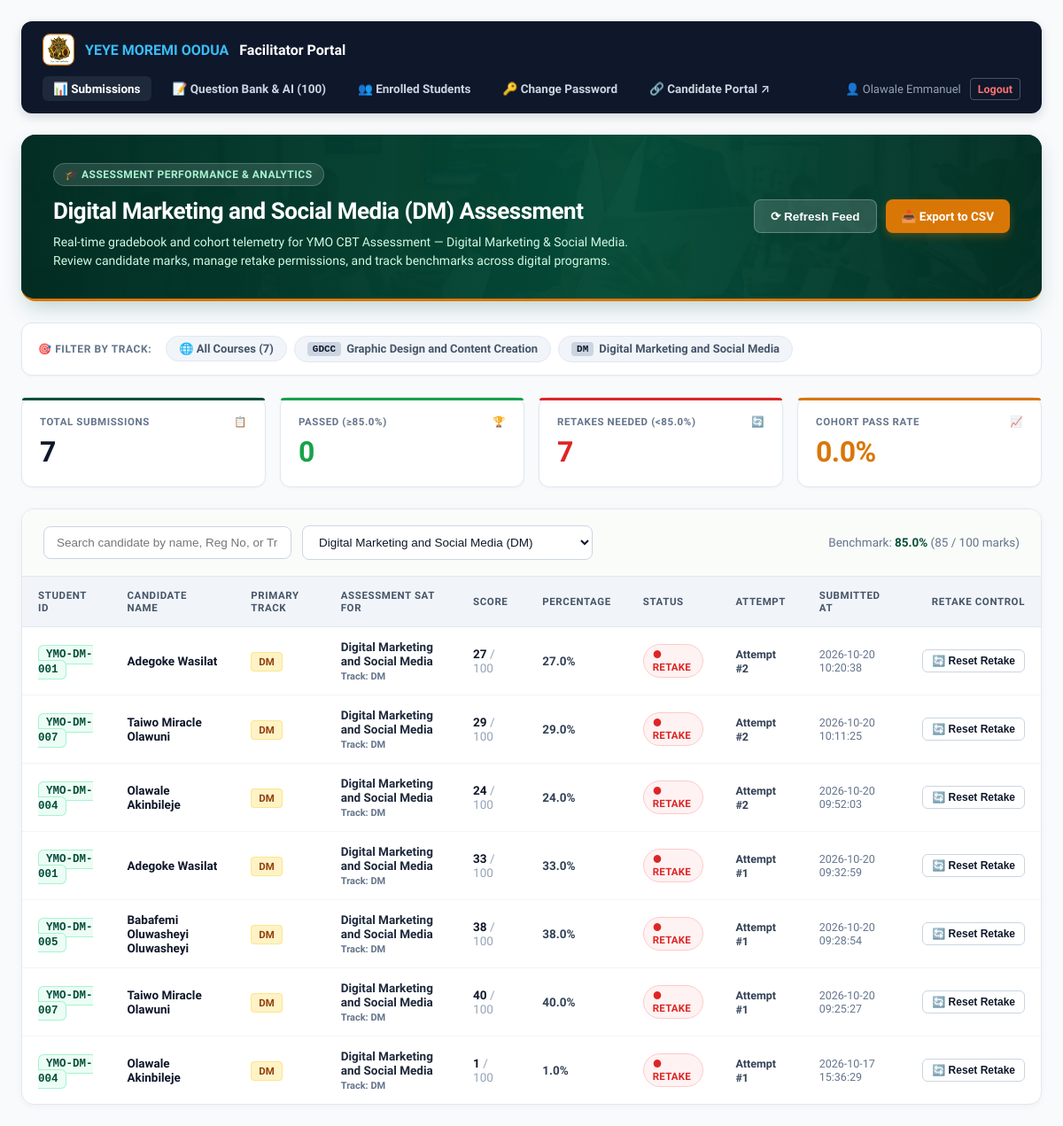
The app's page /instructor?exam_id=5 (signed in), older data.
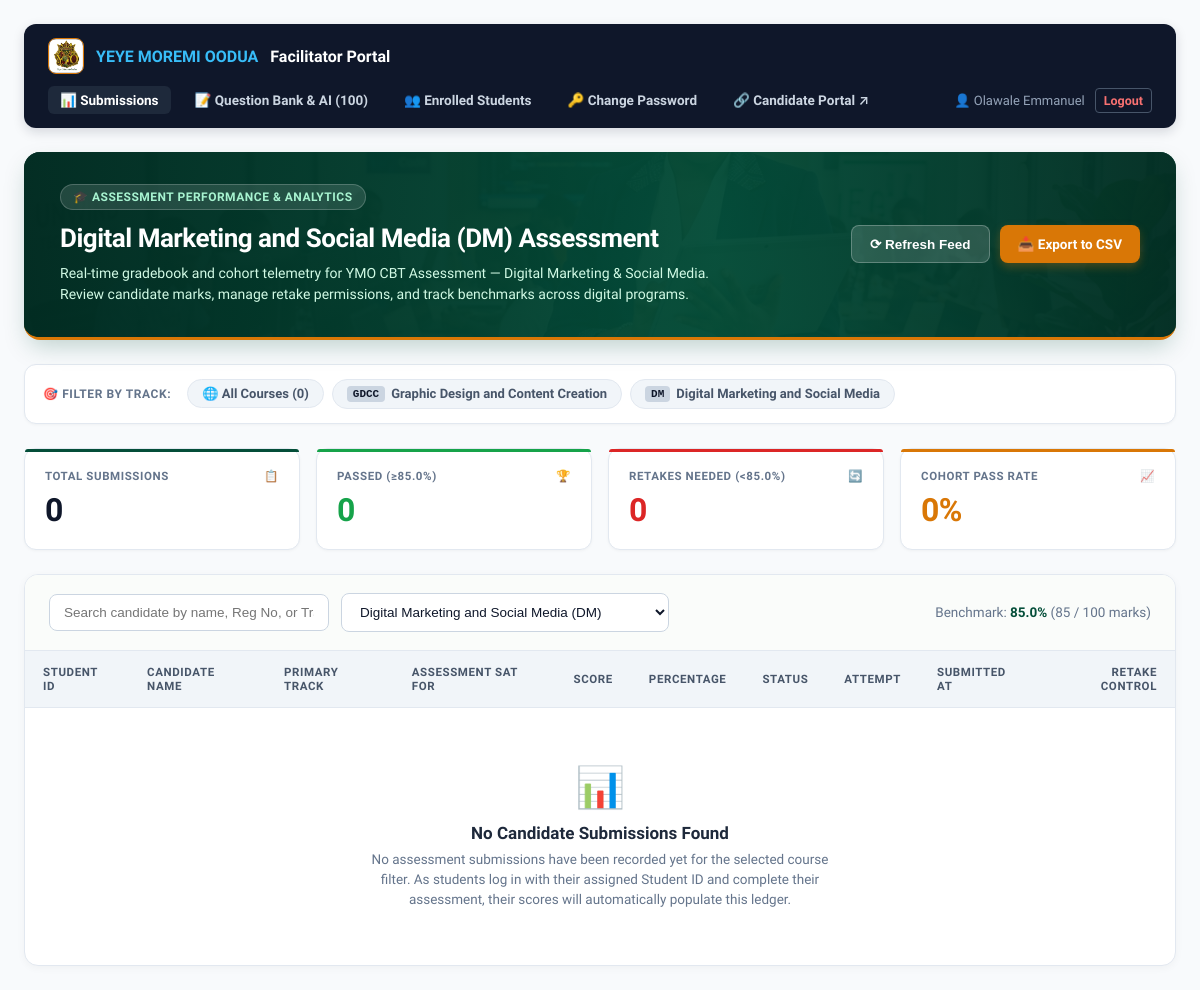
The same page, newer data.
### tables this page shows
CREATE TABLE exams (
            id INTEGER PRIMARY KEY AUTOINCREMENT,
            title TEXT NOT NULL,
            cohort TEXT,
            instructions TEXT,
            duration_minutes INTEGER DEFAULT 60,
            passing_cutoff REAL DEFAULT 85.0,
            is_active INTEGER DEFAULT 1,
            created_at TIMESTAMP DEFAULT CURRENT_TIMESTAMP
        , course_code TEXT DEFAULT '', course_id INTEGER DEFAULT NULL, created_by INTEGER DEFAULT NULL);

CREATE TABLE submissions (
            id INTEGER PRIMARY KEY AUTOINCREMENT,
            exam_id INTEGER DEFAULT 1,
            first_name TEXT,
            last_name TEXT,
            attempt_number INTEGER DEFAULT 1,
            score INTEGER,
            total INTEGER,
            percentage REAL,
            passed INTEGER,
            submitted_at TIMESTAMP DEFAULT CURRENT_TIMESTAMP
        , reg_number TEXT, is_archived INTEGER DEFAULT 0);

### app.py (the view)
@app.route('/instructor')
@facilitator_required
def instructor_dashboard():
    exam_id_arg = request.args.get('exam_id')
    course_code_arg = request.args.get('course_code', '').strip().upper()
    selected_exam_id = None
    if exam_id_arg:
        try:
            selected_exam_id = int(exam_id_arg)
        except (ValueError, TypeError):
            pass
    role = session.get('facilitator_role', 'facilitator')
    facilitator_id = session.get('facilitator_id')
    if role == 'admin':
        all_exams = db.get_all_exams()
        submissions = db.get_all_submissions(exam_id=selected_exam_id, course_code=course_code_arg)
    else:
        all_exams = db.get_facilitator_courses(facilitator_id)
        allowed_exam_ids = [c['id'] for c in all_exams]
        submissions = db.get_all_submissions(exam_id=selected_exam_id, allowed_exam_ids=allowed_exam_ids, course_code=course_code_arg)
    course_tracks = []
    seen_codes = set()
    for e in all_exams:
        code = (e.get('course_code') or '').upper()
        if code and code not in seen_codes:
            seen_codes.add(code)
            course_tracks.append({
                "code": code,
                "title": e.get('title'),
                "id": e.get('id')
            })
    settings = db.get_settings()
    message = request.args.get('msg')
    error = request.args.get('err')
    target_exam = None
    if selected_exam_id:
        target_exam = db.get_exam(selected_exam_id)
    elif course_code_arg:
        target_exam = next((e for e in all_exams if (e.get('course_code') or '').upper() == course_code_arg), None)
    if target_exam:
        total_questions = target_exam.get('question_count', 0)
        exam_settings = dict(settings)
        exam_settings.update(target_exam)
        c_code = target_exam.get('course_code')
        active_display_title = f"{target_exam['title']} ({c_code}) Assessment" if c_code else f"{target_exam['title']} Assessment"
        active_display_cohort = target_exam.get('cohort') or target_exam['title']
    else:
        total_questions = sum(e.get('question_count', 0) for e in all_exams)
        exam_settings = settings
        active_display_title = "All Academy Courses & Assessments"
        active_display_cohort = "All Enrolled Cohorts & Digital Tracks"
    return render_template(
        'instructor.html',
        submissions=submissions,
        settings=exam_settings,
        active_display_title=active_display_title,
        active_display_cohort=active_display_cohort,
        all_exams=all_exams,
        course_tracks=course_tracks,
        selected_exam_id=selected_exam_id,
        selected_course_code=course_code_arg,
        total_questions=total_questions,
        message=message,
        error=error,
        role=role
    )

### app.py (called while the page is built)
def facilitator_required(f):
    @wraps(f)
    def decorated_function(*args, **kwargs):
        if 'facilitator_id' not in session:
            return redirect(url_for('facilitator_login', next=request.url))
        return f(*args, **kwargs)
    return decorated_function

### db.py (called while the page is built)
def get_db():
    conn = sqlite3.connect(DB_PATH)
    conn.row_factory = sqlite3.Row
    return conn

def get_exam(exam_id):
    conn = get_db()
    cursor = conn.cursor()
    cursor.execute("""
        SELECT e.*, COALESCE(q_counts.q_count, 0) as question_count
        FROM exams e
        LEFT JOIN (
            SELECT exam_id, COUNT(*) as q_count
            FROM questions
            GROUP BY exam_id
        ) q_counts ON e.id = q_counts.exam_id
        WHERE e.id = ?
    """, (exam_id,))
    row = cursor.fetchone()
    conn.close()
    return dict(row) if row else None

def get_facilitator_courses(facilitator_id):
    conn = get_db()
    cursor = conn.cursor()
    rows = cursor.execute("""
        SELECT e.*
        FROM facilitator_courses fc
        JOIN exams e ON fc.exam_id = e.id
        WHERE fc.facilitator_id = ?
        ORDER BY e.id ASC
    """, (facilitator_id,)).fetchall()
    conn.close()
    return [dict(r) for r in rows]

def get_settings():
    conn = get_db()
    cursor = conn.cursor()
    cursor.execute("SELECT key, value FROM assessment_settings")
    settings = {row["key"]: row["value"] for row in cursor.fetchall()}
    conn.close()
    for k, v in DEFAULT_SETTINGS.items():
        if k not in settings:
            settings[k] = v
    return settings

### templates/instructor.html (shortened to what this page needs)
<!DOCTYPE html>
<html lang="en">
<head>
</head>
<body>
<div class="container">
  <header class="nav-bar">
    <div class="nav-brand">
      <img src="/static/img/ymo_logo.jpg" alt="YMO Logo" style="width: 36px; height: 36px; border-radius: 8px; border: 1.5px solid #d97706; object-fit: cover;">
      <span>YEYE MOREMI OODUA</span> Facilitator Portal
    </div>
    <nav class="nav-links">
      <a href="/instructor" class="nav-link active">📊 Submissions</a>
      {% if session.get('facilitator_role') != 'admin' %}
      <a href="/facilitator/questions" class="nav-link">📝 Question Bank &amp; AI ({{ total_questions }})</a>
      {% endif %}
      <a href="/facilitator/students" class="nav-link">👥 Enrolled Students</a>
      <button type="button" onclick="openModal('changePasswordModal')" class="nav-link" style="background: none; border: none; cursor: pointer; font-family: inherit;">🔑 Change Password</button>
      <a href="/" target="_blank" class="nav-link">🔗 Candidate Portal ↗</a>
    </nav>
    <div class="user-tag">
      👤 {{ session.get('facilitator_name', 'Facilitator') }}
      <a href="/facilitator/logout" class="btn-logout">Logout</a>
    </div>
  </header>
  <section class="educator-hero">
    <img src="/static/img/facilitator_dashboard_hero.jpg" alt="Facilitator Dashboard Analytics" class="hero-bg-img">
    <div class="hero-overlay"></div>
    <div class="hero-text">
      <div class="hero-badge-pill">
        🎓 Assessment Performance & Analytics
      </div>
      <h1 class="hero-title" id="heroTitle">{{ active_display_title or settings.title }}</h1>
      <p class="hero-sub" id="heroSub">
        Real-time gradebook and cohort telemetry for {{ active_display_cohort or settings.cohort }}. Review candidate marks, manage retake permissions, and track benchmarks across digital programs.
      </p>
    </div>
    <div class="hero-actions">
      <button onclick="window.location.reload()" class="btn-action btn-refresh">⟳ Refresh Feed</button>
      {% set export_qs = 'course_code=' + selected_course_code if selected_course_code else ('exam_id=' + selected_exam_id|string if selected_exam_id else '') %}
      <a href="/instructor/export_csv{% if export_qs %}?{{ export_qs }}{% endif %}" class="btn-action btn-export" id="exportBtn">📥 Export to CSV</a>
    </div>
  </section>
  <div class="course-switcher-bar">
    <span class="switcher-label">🎯 Filter By Track:</span>
    <a href="/instructor"
       class="course-tab-pill {% if not selected_course_code and not selected_exam_id %}active{% endif %}"
       onclick="onTrackPillClick(this, '', 'All Academy Courses & Assessments', 'All Enrolled Cohorts & Digital Tracks')">
      🌐 All Courses ({{ submissions|length }})
    </a>
    {% for trk in course_tracks %}
      <a href="/instructor?course_code={{ trk.code }}"
         class="course-tab-pill {% if selected_course_code == trk.code %}active{% endif %}"
         onclick="onTrackPillClick(this, '{{ trk.code }}', '{{ trk.title }} ({{ trk.code }}) Assessment', '{{ trk.cohort or trk.title }}')">
        <span class="track-code-tag">{{ trk.code }}</span> {{ trk.title }}
      </a>
    {% endfor %}
  </div>
  {% set total_subs = submissions|length %}
  {% set cutoff_pct = settings.passing_cutoff|float %}
  {% set passes = submissions|selectattr('passed', 'equalto', 1)|list|length %}
  {% set pass_rate = (passes / total_subs * 100)|round(1) if total_subs > 0 else 0 %}
  <div class="metrics-grid">
    <div class="metric-card">
      <div class="metric-label">
        <span>Total Submissions</span>
        <span>📋</span>
      </div>
      <div class="metric-value">{{ total_subs }}</div>
    </div>
    <div class="metric-card green">
      <div class="metric-label">
        <span>Passed (≥{{ settings.passing_cutoff }}%)</span>
        <span>🏆</span>
      </div>
      <div class="metric-value" style="color: var(--success);">{{ passes }}</div>
    </div>
    <div class="metric-card red">
      <div class="metric-label">
        <span>Retakes Needed (&lt;{{ settings.passing_cutoff }}%)</span>
        <span>🔄</span>
      </div>
      <div class="metric-value" style="color: var(--danger);">{{ total_subs - passes }}</div>
    </div>
    <div class="metric-card gold">
      <div class="metric-label">
        <span>Cohort Pass Rate</span>
        <span>📈</span>
      </div>
      <div class="metric-value" style="color: var(--gold);">{{ pass_rate }}%</div>
    </div>
  </div>
  <div class="table-panel">
    <div class="table-toolbar">
      <div style="display: flex; gap: 12px; align-items: center; flex-wrap: wrap;">
        <input type="text" id="searchInput" class="search-input" placeholder="Search candidate by name, Reg No, or Track..." onkeyup="filterTable()">
        <select id="examSelectDropdown" onchange="onExamSelectChange(this)" class="search-input" style="min-width: 240px; cursor: pointer;">
          {% for e in all_exams %}
            <option value="{{ e.id }}" {{ 'selected' if selected_exam_id == e.id else '' }} data-title="{{ e.title }}{% if e.course_code %} ({{ e.course_code }}){% endif %} Assessment" data-cohort="{{ e.cohort or e.title }}">
              {{ e.title }}{% if e.course_code %} ({{ e.course_code }}){% endif %}
            </option>
          {% endfor %}
        </select>
      </div>
      {% set req_marks = ((total_questions * cutoff_pct / 100) | round(0, 'ceil')) | int %}
      <span style="font-size: 13.5px; color: var(--text-muted);">
        Benchmark: <strong style="color: var(--primary);">{{ settings.passing_cutoff }}%</strong> ({{ req_marks }} / {{ total_questions }} marks)
      </span>
    </div>
    <div class="table-responsive">
    <table id="resultsTable">
      <thead>
        <tr>
          <th>Student ID</th>
          <th>Candidate Name</th>
          <th>Primary Track</th>
          <th>Assessment Sat For</th>
          <th>Score</th>
          <th>Percentage</th>
          <th>Status</th>
          <th>Attempt</th>
          <th>Submitted At</th>
          <th style="text-align: right;">Retake Control</th>
        </tr>
      </thead>
      <tbody>
        {% for sub in submissions %}
        <tr {% if sub.is_archived == 1 %}style="opacity: 0.65; background: #f8fafc;"{% endif %}>
          <td data-label="Student ID">
            <span style="font-family: monospace; font-weight: 700; color: #044e39; background: #ecfdf5; padding: 3px 8px; border-radius: 6px; border: 1px solid #a7f3d0; font-size: 12.5px;">
              {{ sub.reg_number or '—' }}
            </span>
          </td>
          <td data-label="Candidate Name" class="candidate-name">{{ sub.first_name }} {{ sub.last_name }}</td>
          <td data-label="Primary Track">
            {% set p_track = sub.student_primary_track or '' %}
            {% if not p_track and sub.reg_number %}
              {% set m = sub.reg_number.split('-') %}
              {% if m|length >= 2 %}
                {% set p_track = m[1] %}
              {% endif %}
            {% endif %}
            <span style="font-weight: 800; font-size: 11.5px; padding: 3px 8px; border-radius: 4px; background: #fef3c7; color: #92400e; border: 1px solid #fde68a;">
              {{ p_track or '—' }}
            </span>
          </td>
          <td data-label="Assessment Sat For">
            <div style="font-size: 13.5px; font-weight: 700; color: #1e293b;">
              {{ sub.exam_title or 'Standard Assessment' }}
            </div>
            {% if sub.exam_course_code %}
              <span style="font-size: 11px; color: #64748b; font-weight: 600;">Track: {{ sub.exam_course_code }}</span>
            {% endif %}
          </td>
          <td data-label="Score"><span class="score-accent">{{ sub.score }}</span> <span style="color: #94a3b8;">/ {{ sub.total }}</span></td>
          <td data-label="Percentage"><strong>{{ sub.percentage }}%</strong></td>
          <td data-label="Status">
            {% if sub.passed == 1 %}
              <span class="badge badge-pass">● PASSED</span>
            {% else %}
              <span class="badge badge-fail">● RETAKE</span>
            {% endif %}
          </td>
          <td data-label="Attempt">
            {% if sub.is_archived == 1 %}
              <span style="font-size: 11.5px; color: #64748b; font-style: italic; background: #e2e8f0; padding: 2px 6px; border-radius: 4px;">
                🔄 Reset (Archived)
              </span>
            {% else %}
              <span style="font-size: 12.5px; font-weight: 700; color: #334155;">
                Attempt #{{ sub.attempt_number or 1 }}
              </span>
            {% endif %}
          </td>
          <td data-label="Submitted At" style="color: var(--text-muted); font-size: 12.5px;">{{ sub.submitted_at }}</td>
          <td data-label="Retake Control" style="text-align: right;">
            <form method="POST" action="/facilitator/submissions/reset_retake" onsubmit="return confirm('Reset retake count for candidate {{ sub.first_name }} {{ sub.last_name }} on this assessment? This will archive previous attempts and grant 2 fresh attempts.');" style="display: inline;">
              <button type="submit" class="btn-retake-reset" title="Reset retake attempts for this candidate">
                🔄 Reset Retake
              </button>
            </form>
          </td>
        </tr>
        {% else %}
        <tr>
          <td colspan="10" style="text-align: center; color: var(--text-muted); padding: 56px 20px;">
            <div style="font-size: 40px; margin-bottom: 12px;">📊</div>
            <div style="font-size: 17px; font-weight: 700; color: #1e293b; margin-bottom: 6px;">
              No Candidate Submissions Found
            </div>
            <div style="font-size: 13.5px; color: var(--text-muted); max-width: 480px; margin: 0 auto; line-height: 1.5;">
              No assessment submissions have been recorded yet for the selected course filter. As students log in with their assigned Student ID and complete their assessment, their scores will automatically populate this ledger.
            </div>
          </td>
        </tr>
        {% endfor %}
      </tbody>
    </table>
    </div>
  </div>
</div>
</body>
</html>

Row changes from the older to the newer data that the page shows:
removed submissions: reg_number "YMO-DM-001", first_name "Adegoke", last_name "Wasilat", p_track "DM", title "Digital Marketing and Social Media", exam_course_code "DM", score "27", total "100", percentage "27.0", passed "● RETAKE", attempt_number "2", submitted_at "2026-10-20 10:20:38"
removed submissions: reg_number "YMO-DM-007", first_name "Taiwo Miracle", last_name "Olawuni", p_track "DM", title "Digital Marketing and Social Media", exam_course_code "DM", score "29", total "100", percentage "29.0", passed "● RETAKE", attempt_number "2", submitted_at "2026-10-20 10:11:25"
removed submissions: reg_number "YMO-DM-004", first_name "Olawale", last_name "Akinbileje", p_track "DM", title "Digital Marketing and Social Media", exam_course_code "DM", score "24", total "100", percentage "24.0", passed "● RETAKE", attempt_number "2", submitted_at "2026-10-20 09:52:03"
removed submissions: reg_number "YMO-DM-001", first_name "Adegoke", last_name "Wasilat", p_track "DM", title "Digital Marketing and Social Media", exam_course_code "DM", score "33", total "100", percentage "33.0", passed "● RETAKE", attempt_number "1", submitted_at "2026-10-20 09:32:59"
removed submissions: reg_number "YMO-DM-005", first_name "Babafemi Oluwasheyi", last_name "Oluwasheyi", p_track "DM", title "Digital Marketing and Social Media", exam_course_code "DM", score "38", total "100", percentage "38.0", passed "● RETAKE", attempt_number "1", submitted_at "2026-10-20 09:28:54"
removed submissions: reg_number "YMO-DM-007", first_name "Taiwo Miracle", last_name "Olawuni", p_track "DM", title "Digital Marketing and Social Media", exam_course_code "DM", score "40", total "100", percentage "40.0", passed "● RETAKE", attempt_number "1", submitted_at "2026-10-20 09:25:27"
removed submissions: reg_number "YMO-DM-004", first_name "Olawale", last_name "Akinbileje", p_track "DM", title "Digital Marketing and Social Media", exam_course_code "DM", score "1", total "100", percentage "1.0", passed "● RETAKE", attempt_number "1", submitted_at "2026-10-17 15:36:29"
Text that changed along with them:
{{ submissions|length }}: "7" → "0"
{{ total_subs }}: "7" → "0"
{{ total_subs - passes }}: "7" → "0"
{{ pass_rate }}: "0.0" → "0"
text now shown: "📊 No Candidate Submissions Found No assessment submissions have been recorded yet for the selected course filter. As students log in with their assigned Student ID and complete their assessment, their scores will automatically populate this ledger."
